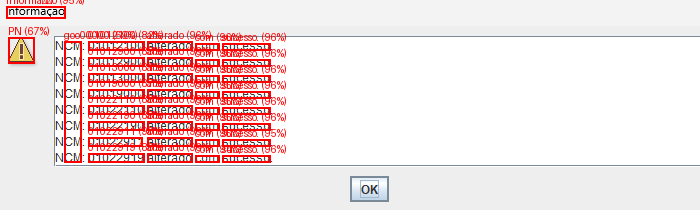

Generate this figure with Python:
# debug_grade_monta_invoice.py
# Foca a janela Import, captura a região da grade e roda OCR
# Sem N8N, sem loop, sem preenchimento — só mapeamento.

from models.captura_tela import CapturaTela
from models.automacao_cliques import AutomacaoOCR
from PIL import ImageDraw
import time

# ─────────────────────────────────────────────────────────
# 1. FOCA A JANELA
# ─────────────────────────────────────────────────────────
print("="*60)
print("🔍 DEBUG PARA DETECÇÃO DE GRADE ")
print("="*60)

auto_ocr = AutomacaoOCR('Import')  # ajuste o título se necessário

if not auto_ocr.captura.janela_atual:
    raise SystemExit(" Janela 'Import' não encontrada. Abra a janela e tente novamente.")

print(f"✅ Janela focada: {auto_ocr.captura.janela_atual.title}")
print(f"   Tamanho: {auto_ocr.captura.janela_atual.width}x{auto_ocr.captura.janela_atual.height}")

# ─────────────────────────────────────────────────────────
# 2. COORDENADAS DA GRADE (mapeadas por você)OK(440, 400, 120, 150) / Janela Informação(150, 320, 700, 210)
# ─────────────────────────────────────────────────────────
X_GRADE     = 150
Y_GRADE     = 320
LARGURA     = 700
ALTURA      = 210
#(315, 315, 120, 150) - teste região OK
# ─────────────────────────────────────────────────────────
# 3. CAPTURA O PNG DA GRADE (sem OCR)
# ─────────────────────────────────────────────────────────
print(f"\n Capturando região da grade ({X_GRADE}, {Y_GRADE}, {LARGURA}, {ALTURA})...")

img = auto_ocr.captura.capturar_regiao(
    X_GRADE, Y_GRADE, LARGURA, ALTURA,
    salvar=True,
    nome_arquivo='debug_grade_raw.png'
)

if not img:
    raise SystemExit(" Falha ao capturar região da grade.")

print("💾 Salvo: debug_grade_raw.png")

# ─────────────────────────────────────────────────────────
# 4. OCR NA GRADE
# ─────────────────────────────────────────────────────────
print("\n Rodando OCR na grade...")

resultado = auto_ocr.processar_ocr(
    regiao=(X_GRADE, Y_GRADE, LARGURA, ALTURA),
    forcar_nova=True
)

if not resultado:
    raise SystemExit(" Falha no OCR.")

data = resultado['data']

# ─────────────────────────────────────────────────────────
# 5. LISTA TEXTOS COM POSIÇÃO
# ─────────────────────────────────────────────────────────
print("\n Textos detectados na grade:")
print(f"{'Texto':<30} {'X':>6} {'Y':>6} {'Conf':>6}")
print("-" * 55)

for i in range(len(data['text'])):
    texto = data['text'][i].strip()
    try:
        conf = int(data['conf'][i])
    except ValueError:
        conf = 0

    if not texto or conf < 10:
        continue

    x = data['left'][i]
    y = data['top'][i]

    print(f"{texto:<30} {x:>6} {y:>6} {conf:>5}%")

# ─────────────────────────────────────────────────────────
# 6. MAPA VISUAL COM RETÂNGULOS
# ─────────────────────────────────────────────────────────
print("\n Gerando mapa visual...")

img_debug = resultado['screenshot'].copy()
draw      = ImageDraw.Draw(img_debug)

for i in range(len(data['text'])):
    texto = data['text'][i].strip()
    try:
        conf = int(data['conf'][i])
    except ValueError:
        conf = 0

    if not texto or conf < 10:
        continue

    x = data['left'][i]
    y = data['top'][i]
    w = data['width'][i]
    h = data['height'][i]

    draw.rectangle([(x, y), (x+w, y+h)], outline='red', width=2)
    draw.text((x, y - 12), f"{texto} ({conf}%)", fill='red')

img_debug.save('debug_grade.png')
print(" Salvo: debug_grade.png")

print("\n" + "="*60)
print(" DEBUG CONCLUÍDO")
print("   Abra os arquivos abaixo para calibrar coordenadas:")
print("   → debug_grade_raw.png        (recorte puro da grade)")
print("   → debug_grade_mapa_visual.png (grade com OCR marcado)")
print("="*60)
